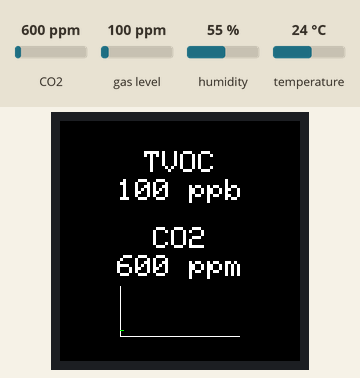
The program below on a simulated ESP32. Parts: 240×240 colour display. The inputs (shaded band) are chosen by the test bench; at power-on: CO2 600 ppm, gas level 100 ppm, humidity 55 %, temperature 24 °C. What the program prints to the serial monitor is not drawn.

Above: at 1.3 s.
1.4 s: CO2 set to 972 ppm
At 1.71 s:
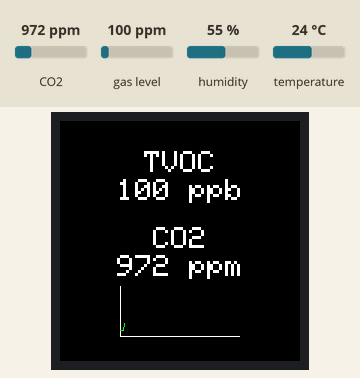
3.0 s: CO2 set to 1037 ppm
At 3.35 s:
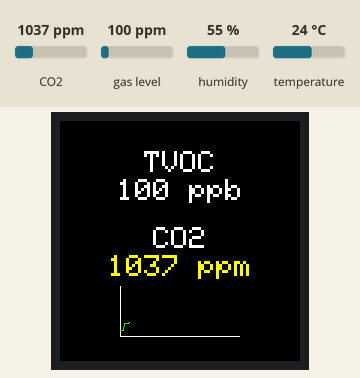
5.6 s: gas level set to 500 ppm
At 5.98 s:
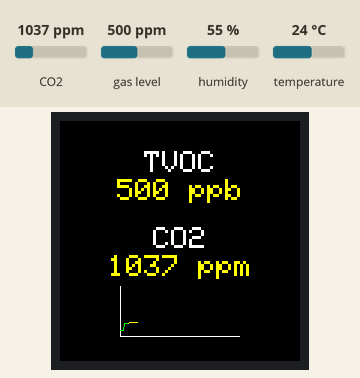
8.3 s: gas level set to 509 ppm
At 8.61 s:
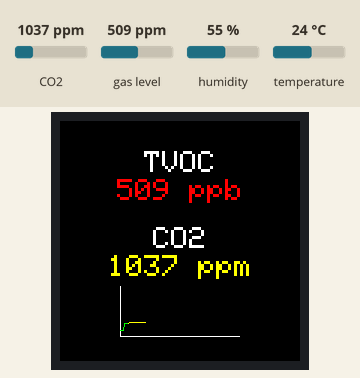
10.9 s: CO2 set to 1968 ppm
At 11.24 s:
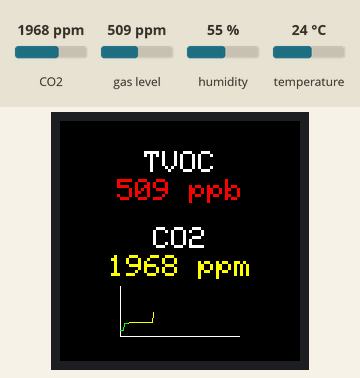
12.5 s: CO2 set to 2029 ppm
At 12.88 s:
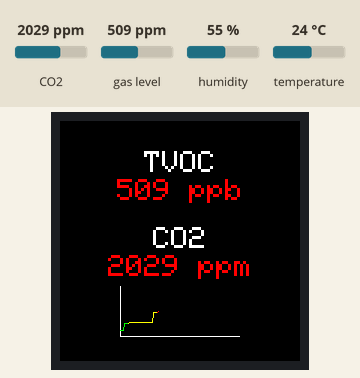

Measured:
- the behaviour switches between 1000 and 1001 ppm on CO2 (found by bisection; images 1 and 2)
- the behaviour switches between 500 and 501 ppm on gas level (found by bisection; images 3 and 4)
- the behaviour switches between 2000 and 2001 ppm on CO2 (found by bisection; images 5 and 6)
- after the input at 3.0 s, the display: changes after 0.19 s (image 2)
- after the input at 5.6 s, the display: changes after 0.22 s (image 3)
- after the input at 8.3 s, the display: changes after 0.15 s (image 4)
- after the input at 12.5 s, the display: changes after 0.22 s (image 6)

The program:

main.cpp
```cpp
#include <Adafruit_SCD30.h>
#include <Arduino_GFX_Library.h>
#include <math.h>
#include <Adafruit_SGP30.h>
#include "./homekit.h"
#include "./aqi.h"
#include "./graph.h"

Adafruit_SGP30 sgp;
Adafruit_SCD30 scd30;
Arduino_DataBus *bus = new Arduino_HWSPI(15 /* DC */, 4 /* CS */);
Arduino_GFX *gfx = new Arduino_GC9A01(bus, TFT_RST, 0 /* rotation */, false /* IPS */);

// const int CO2ValueCount = 50;
const int CO2ValueCount = 240;
float CO2Values[CO2ValueCount];
int readingPosition = 0;

float lastCO2Reading = 400.0;
int lastTVOCReading = 0;
int lastIAQValue = 0;
float lastHumidityReading = 0;

bool loopSerialOutput = false;

#define CO2_WARNING_LEVEL 1250

void addNewCO2Reading(float reading)
{
  if (readingPosition < CO2ValueCount)
  {
    CO2Values[readingPosition] = reading;
    readingPosition++;
  }
  else
  {
    for (int i = 0; i < CO2ValueCount - 1; i++)
    {
      CO2Values[i] = CO2Values[i + 1];
    }
    CO2Values[CO2ValueCount - 1] = reading;
  }
}

uint32_t getAbsoluteHumidity(float temperature, float humidity)
{
  // approximation formula from Sensirion SGP30 Driver Integration chapter 3.15
  const float absoluteHumidity = 216.7f * ((humidity / 100.0f) * 6.112f * exp((17.62f * temperature) / (243.12f + temperature)) / (273.15f + temperature)); // [g/m^3]
  const uint32_t absoluteHumidityScaled = static_cast<uint32_t>(1000.0f * absoluteHumidity);                                                                // [mg/m^3]
  return absoluteHumidityScaled;
}

void setup(void)
{
  Serial.begin(115200);
  while (!Serial)
    delay(10); // will pause Zero, Leonardo, etc until serial console opens

  gfx->begin();
  gfx->fillScreen(BLACK);

#ifdef TFT_BL
  pinMode(TFT_BL, OUTPUT);
  digitalWrite(TFT_BL, HIGH);
#endif
  gfx->invertDisplay(true);
  Serial.println("Adafruit SCD30 Sensor adjustment test!");

  // Try to initialize!
  if (!scd30.begin())
  {
    gfx->setCursor(0, 120 - 6);
    gfx->setTextColor(RED);
    gfx->println("Failed to find SCD30 chip");
    Serial.println("Failed to find SCD30 chip");
    while (1)
    {
      delay(10);
    }
  }
  Serial.println("SCD30 Found!");

  if (!scd30.setTemperatureOffset(400))
  {
    Serial.println("Failed to set temperature offset");
    while (1)
    {
      delay(10);
    }
  }

  if (!sgp.begin())
  {
    gfx->setCursor(0, 120 - 6);
    gfx->setTextColor(RED);
    gfx->println("Failed to find SGP30 chip");
    Serial.println("Failed to find SGP30 chip");
    while (1)
    {
      delay(10);
    }
  }
  Serial.println("SGP30 Found!");

  setupHomeKit(&lastCO2Reading, &lastTVOCReading, &lastIAQValue, &lastHumidityReading);
}

void loop()
{
  loopHomeKit();

  if (scd30.dataReady())
  {

    if (!scd30.read())
    {
      Serial.println("SCD30: Error reading sensor data");
      return;
    }

    sgp.setHumidity(getAbsoluteHumidity(scd30.temperature, scd30.relative_humidity));

    if (!sgp.IAQmeasure())
    {
      Serial.println("SGP30: Measurement failed");
      return;
    }

    if (loopSerialOutput)
    {

      Serial.print("TVOC ");
      Serial.print(sgp.TVOC);
      Serial.print(" ppb\t");
      Serial.print("eCO2 ");
      Serial.print(sgp.eCO2);
      Serial.println(" ppm");

      if (!sgp.IAQmeasureRaw())
      {
        Serial.println("Raw Measurement failed");
        return;
      }
      Serial.print("Raw H2 ");
      Serial.print(sgp.rawH2);
      Serial.print(" \t");
      Serial.print("Raw Ethanol ");
      Serial.print(sgp.rawEthanol);
      Serial.println("");

      Serial.print("Temperature: ");
      Serial.print(scd30.temperature);
      Serial.println(" degrees C");

      Serial.print("Relative Humidity: ");
      Serial.print(scd30.relative_humidity);
      Serial.println(" %");

      Serial.print("CO2: ");
      Serial.print(scd30.CO2, 3);
      Serial.println(" ppm");
      Serial.println("");

      Serial.print("Temperature offset: ");
      Serial.print((float)scd30.getTemperatureOffset() / 100.0);
      Serial.println(" degrees C");

      printf("\nIAQ: %d \n ", calculateAQI(scd30.CO2, sgp.TVOC, scd30.relative_humidity, scd30.temperature));
    }

    lastCO2Reading = scd30.CO2;
    lastTVOCReading = sgp.TVOC;
    lastHumidityReading = scd30.relative_humidity;
    lastIAQValue = calculateAQI(scd30.CO2, sgp.TVOC, scd30.relative_humidity, scd30.temperature);

    String co2Text = String(String(lastCO2Reading, 0) + " ppm");
    String TVOCText = String(String(lastTVOCReading) + " ppb");

    addNewCO2Reading(lastCO2Reading);
    gfx->setTextSize(3);
    gfx->setTextColor(WHITE);
    gfx->fillScreen(BLACK);

    gfx->setCursor((120 - ((4 * 18) / 2)), 30);
    gfx->println("TVOC");
    gfx->setCursor((120 - ((TVOCText.length() * 18) / 2)), 30 + 28);

    if (lastTVOCReading > 500)
    {
      gfx->setTextColor(RED);
    }
    else if (lastTVOCReading > 250)
    {
      gfx->setTextColor(YELLOW);
    }

    gfx->println(TVOCText);

    gfx->setTextColor(WHITE);

    gfx->setCursor((120 - ((3 * 18) / 2)), (120 - 14));
    gfx->println("CO2");
    if (lastCO2Reading > 2000)
    {
      gfx->setTextColor(RED);
    }
    else if (lastCO2Reading > 1000)
    {
      gfx->setTextColor(YELLOW);
    }

    gfx->setCursor((120 - ((co2Text.length() * 18) / 2)), (120 + 14));
    gfx->println(co2Text);

    //graph

    renderGraph(120, 190, 120, 50, gfx, CO2ValueCount, CO2Values);
  }

  delay(100);
}
```

aqi.cpp
```cpp
#include <Arduino.h>
#include <algorithm>
#include <iterator>

int getCO2Index(float co2)
{
  int co2Index = 1;

  if (co2 > 2000)
  {
    co2Index = 5;
  }
  else if (co2 > 1500)
  {
    co2Index = 4;
  }
  else if (co2 > 1000)
  {
    co2Index = 3;
  }
  else if (co2 > 400)
  {
    co2Index = 2;
  }

  return co2Index;
}

int getTempHumdityIndex(double temp, double humidity)
{
  // int temps[13] = {16, 17, 18, 19, 20, 21, 22, 23, 24, 25, 26, 27, 28};
  // int humidity[9] = {90, 80, 70, 60, 50, 40, 30, 20, 10};

  int indexes[] = {6, 5, 4, 3, 3, 3, 3, 4, 5, 5, 6, 6, 6,
                   5, 4, 2, 2, 2, 2, 2, 3, 4, 5, 5, 5, 6,
                   5, 4, 3, 2, 1, 1, 1, 2, 3, 4, 5, 5, 6,
                   5, 4, 3, 2, 1, 1, 1, 2, 2, 3, 4, 5, 6,
                   5, 5, 4, 3, 2, 1, 1, 1, 2, 3, 4, 5, 6,
                   6, 5, 5, 4, 3, 3, 3, 2, 2, 3, 4, 5, 6,
                   6, 5, 5, 4, 4, 4, 4, 4, 4, 4, 4, 5, 6,
                   6, 5, 5, 5, 5, 5, 5, 5, 5, 5, 5, 5, 6,
                   6, 6, 6, 6, 6, 6, 6, 6, 6, 6, 6, 6, 6};

  int tempIndex = map(constrain(temp, 16, 28), 16, 28, 0, 12);
  int humdityIndex = map(constrain(humidity, 10, 90), 90, 10, 0, 8);

  // printf("\nindex t: %d, h: %d\n", tempIndex, humdityIndex);
  // printf("\ntemp + humid IAQ %d \n", indexes[humdityIndex * 13 + tempIndex]);
  return min(5, indexes[humdityIndex * 13 + tempIndex]);
}

int getVOCIndex(int tVOC)
{
  if (tVOC < 51)
  {
    return 1;
  }
  else if (tVOC < 101)
  {
    return 2;
  }
  else if (tVOC < 151)
  {
    return 3;
  }
  else if (tVOC < 201)
  {
    return 4;
  }
  else
  {
    return 5;
  }
}

int calculateAQI(float co2, int tVOC, float relativeHumidity, float temperature)
{
  // https://www.breeze-technologies.de/blog/calculating-an-actionable-indoor-air-quality-index/
  // but adapter for the HomeKit ENUMS
  // https://developer.apple.com/documentation/homekit/hmcharacteristicvalueairquality
  // (6 and 5) both become "poor"

  int co2Index = getCO2Index(co2);
  int humdityIndex = getTempHumdityIndex(temperature, relativeHumidity);
  int TVOCIndex = getVOCIndex(tVOC);
  return max(co2Index, max(humdityIndex, TVOCIndex));
}
```

aqi.h
```cpp
int calculateAQI(float co2, int tVOC, float relativeHumidity, float temperature);
```

graph.cpp
```cpp
#include <Arduino_GFX_Library.h>

void renderGraph(int x, int y, int width, int height, Arduino_GFX *gfx, int dataCount, float data[])
{

  int startX = x - (width / 2);
  int startY = y - (height / 2);

  gfx->drawFastHLine(startX, startY + height, width, WHITE);
  gfx->drawFastVLine(startX, startY, height, WHITE);

  float step = (width * 1.0) / (dataCount - 1);
  int min = 400;
  int max = 10000;

  int divider = 400;
  float logMax = log10(max / divider);
  float logMin = log10(min / divider);
  // printf("\nstep: %f\n", step);
  // printf("\nlogMin: %f\n", logMin);
  // printf("\nlogMax: %f\n", logMax);

  for (int i = 1; i < dataCount; i++)
  {
    if (data[i] > min && data[i] < max)
    {
      int lastY = map(log10(data[i - 1] / divider) * 1000, logMin, logMax * 1000, startY + height, startY);
      int currentY = map(log10(data[i] / divider) * 1000, logMin, logMax * 1000, startY + height, startY);
      uint16_t colour = GREEN;
      if (data[i] > 2000)
      {
        colour = RED;
      }
      else if (data[i] > 1000)
      {
        colour = YELLOW;
      }

      gfx->drawLine(startX + ((i - 1) * step), lastY, startX + (i * step), currentY, colour);
    }
  }
}
```

graph.h
```cpp
#include <Arduino_GFX_Library.h>

void renderGraph(int x, int y, int width, int height, Arduino_GFX *gfx, int dataCount, float data[]);
```

homekit.h
```cpp
void setupHomeKit(float *lastCO2Reading, int *lastTVOCReading, int *lastIAQValue, float *relativeHumdity);
void loopHomeKit();
```
